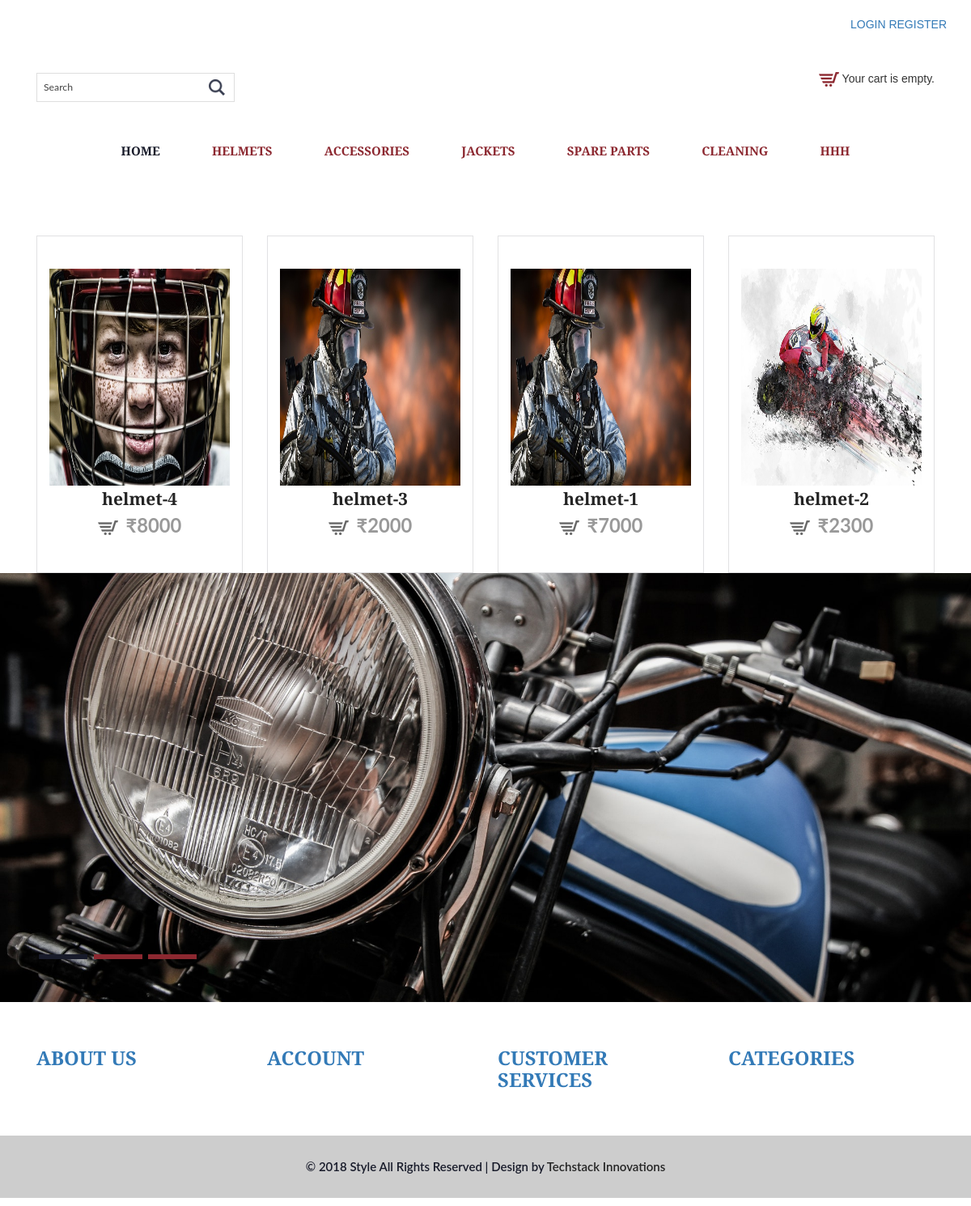
Screenshot of /category/3/ with the database file from the repository.
### ecom/models.py (models this page shows)
class Category(models.Model):
	Name=models.CharField(max_length=30)
	Description=models.TextField(max_length=50)
	def __str__(self):
		return self.Name

class Product(models.Model):
	Categories=models.ForeignKey(Category,on_delete=models.CASCADE)
	Name=models.CharField(max_length=20,blank=True )
	Image=models.FileField(upload_to='media/',null=True,blank=True)
	IDorSNO=models.IntegerField(default=0,null=True,blank=True)
	Description=models.TextField(max_length=50,null=True,blank=True)
	Price=models.IntegerField(default=0,null=True,blank=True)
	NumbersAvailable=models.IntegerField(default=0,null=True,blank=True)
	def __str__(self):
		return self.Name

### ecom/views.py (the view)
# urls.py: url(r'^category/(?P<pk>\d+)/', categoryview, name='category'),
def categoryview(request, pk):
    categories=Category.objects.all()
    category=Category.objects.get(pk=pk)
    products = Product.objects.filter(Categories = category)
    return render(request,'frontend/category.html', {'products':products, 'categories':categories})

### ecom/cart.py (called while the page is built)
    def __len__(self):
        return sum(item['quantity'] for item in self.cart.values())

### ecom/context_processor.py (called while the page is built)
def cart(request):
    return {'cart': Cart(request)}

### templates/frontend/category.html (shortened to what this page needs)
<!DOCTYPE html>
{% load static %}
<html>
<head>
<link href="{% static 'frontend/css/bootstrap.css' %}" rel="stylesheet"  type="text/css" media="all" />
<link href="{% static 'frontend/css/style.css' %}" rel="stylesheet" type="text/css" media="all" />
<link href="{% static 'frontend/css/memenu.css' %}" rel="stylesheet" type="text/css" media="all" />
</head>
<body>
	<div class="container">
		<div class="pull-right">
		{% if request.user.is_authenticated %}
			<p><a href="{% url 'auth_logout' %}" class="simpleCart_empty">LOGOUT</a></p>
        {% else %}
             <a class="active" href="{% url 'auth_login' %}">LOGIN</a>
             <a class="active" href="{% url 'registration_register' %}">REGISTER</a>
        {% endif %}
		</div>
	</div>
	<div class="top-header">
	<div class="container">
		<div class="top-header-main">
			<div class="col-md-4 top-header-left">
				<div class="search-bar">
				<form action="/search/" method="get">{% csrf_token %}
					<input type="text" name="q" value="Search" onfocus="this.value = '';" onblur="if (this.value == '') {this.value = 'Search';}">
					<input type="submit" value="">
					</form>
				</div>
			</div>
			<div class="col-md-4 top-header-middle">
			</div>
			<div class="col-md-4 top-header-right">
				<div class="cart box_1">
				{% if cart|length > 0 %}
						<a href="{% url 'cart_detail' %}">
						<h3>
							<div class="total">
							<span class="total">₹{{ cart.get_total_price }}</span>
							<span class="simpleCart">{{ cart|length }} items</span>
						</div>
							<img src="{% static 'frontend/images/cart-1.png' %}" alt="" />
						</a>
						<div class="clearfix"> </div>
						{% else %}
						<img src="{% static 'frontend/images/cart-2.png' %}" alt="" />
						Your cart is empty.
				{% endif %}
					</div>
			</div>
			<div class="clearfix"></div>
		</div>
	</div>
</div>
	<div class="header-bottom">
		<div class="container">
			<div class="top-nav">
				<ul class="memenu skyblue"><li class="active"><a href="/">Home</a></li>
				{% if categories %}
					{% for category in categories %}
					<li class="grid"><a href="{% url 'category' pk=category.pk %}">{{ category.Name }}</a></li>
					{% endfor %}
					{% endif %}
		</div>
	</div>
	<div class="shoes">
		<div class="container">
			<div class="product-one">
				{% if products %}
					{% for product in products %}
				<div class="col-md-3 product-left">
					<div class="p-one simpleCart_shelfItem">
							<a href="{% url 'product_detail' pk=product.pk %}">
								{% if product.Image %}
									<img src="{{ product.Image.url }}" alt="" height="268" width="223" />
								{% endif %}
							</a>
						<h4>{{ product.Name }} </h4>
						<p>
						<a class="item_add" href="{% url 'product_detail' pk=product.pk %}">
						<i></i>
						<span class=" item_price">₹{{ product.Price }}</span></a></p>
					</div>
					</div>
					{% endfor %}
				{% endif %}
				<div class="clearfix"> </div>
			</div>
		</div>
	</div>
	<div class="bnr" id="home">
		<div  id="top" class="callbacks_container">
			<ul class="rslides" id="slider4">
			    <li>
					<div class="banner-1"></div>
				</li>
			</ul>
		</div>
	</div>
	<div class="footer">
		<div class="container">
			<div class="footer-top">
				<div class="col-md-3 footer-left">
					<h3><a href="#ONPROCESSING">ABOUT US</a></h3>
				</div>
				<div class="col-md-3 footer-left">
					<h3><a href="#ONPROCESSING"> ACCOUNT</a></h3>
				</div>
				<div class="col-md-3 footer-left">
					<h3><a href="#ONPROCESSING">CUSTOMER SERVICES</a></h3>
				</div>
				<div class="col-md-3 footer-left">
					<h3><a href="#ONPROCESSING">CATEGORIES</a></h3>
				</div>
				<div class="clearfix"> </div>
			</div>
		</div>
	</div>
	<div class="footer-text">
		<div class="container">
			<div class="footer-main">
				<p class="footer-class">© 2018 Style All Rights Reserved | Design by  <a href="http://techstackinnovations.com/" target="_blank">Techstack Innovations</a> </p>
			</div>
		</div>
	</div>
</body>
</html>

### static/frontend/css/style.css (style rules this page uses)
body { background:#fff; font-family: 'Alegreya Sans SC', sans-serif; }
body a { transition: 0.5s all; -webkit-transition: 0.5s all; -o-transition: 0.5s all; -moz-transition: 0.5s all; -ms-transition: 0.5s all; }
.top-header { padding: 3em 0px 1.5em 0px; }
.search-bar input[type="text"] { width: 100%; padding: 8px 45px 8px 8px; border: 1px solid rgba(0, 0, 0, 0.13); background: none; outline: none; -webkit-appearance: none; color: rgba(0, 0, 0, 0.74); font-size: 0.875em; font-family: 'Lato', sans-serif; }
.search-bar input[type="submit"] { background: url(../images/search.png)no-repeat 0px 0px; outline: none; -webkit-appearance: none; border: 0; display: inline-block; vertical-align: -webkit-baseline-middle; position: absolute; width: 24px; height: 24px; top: 6px; left: 211px; }
.search-bar { position: relative; width: 70%; margin-top: 8px; }
.top-header-middle { text-align: center; }
.item_add { color: #fff; border:none; }
.box_1 { float: right; margin-top: 5px; }
.header-bottom { padding: 10px 0px; }
.banner-1 { background:url(../images/banner.jpg) no-repeat center; min-height:700px; background-size:cover; -webkit-background-size:cover; -moz-background-size:cover; -o-background-size:cover; -ms-background-size:cover; }
.callbacks_container { position: relative; float: left; width: 100%; }
.callbacks { position: relative; list-style: none; overflow: hidden; width: 100%; padding: 0; margin: 0; }
.callbacks li { position: absolute; width: 100%; left: 0; top: 0; }
.rslides { position: relative; list-style: none; overflow: hidden; width: 100%; padding: 0; margin: 0; }
.rslides li { -webkit-backface-visibility: hidden; position: absolute; display: none; width: 100%; left: 0; top: 0; }
.shoes { padding: 7em 0px 0px 0px; }
.footer { padding:5em 0px; }
.footer-left h3 { color: #242424; font-size: 1.7em; font-weight: 600; margin: 0; }
.footer-text { padding: 2em 0px; background: rgba(153, 153, 153, 0.49); }
.footer-main { text-align:center; }
.footer-main p { color: #181b2a; font-size: 15px; font-weight: 600; font-family: 'Lato', sans-serif; margin: 0; }
.footer-main p a { color: #242424; }
.p-one { border: 1px solid rgba(24, 27, 42, 0.13); padding: 40px 15px; }
.p-one img { -webkit-transition-duration: 0.5s; -moz-transition-duration: 0.5s; -o-transition-duration: 0.5s; width:100%; }
.product-left { position:relative; text-align:center; }
.product-one { margin-top: 4%; }
.product-one:nth-child(1) { margin-top:0; }
.p-one h4 { color: #242424; font-size: 21px; font-weight: 600; margin: 5px 0 0 0; }
.p-one p { font-size: 1.7em; color: #999; font-family: 'Lato', sans-serif; margin: 5px 0 0 0; font-weight: 700; display: inline-block; vertical-align: middle; }
.p-one p a { text-decoration: none; color: #999; }
.p-one p i { background: url(../images/cart.png) no-repeat; width: 25px; height: 18px; display: inline-block; margin-right: 4px; vertical-align: middle; }
@media (max-width:1440px) { .banner-1,.banner-2 ,.banner-3 { min-height: 650px; } }
@media (max-width:1366px) { .banner-1, .banner-2, .banner-3 { min-height: 530px; } }
@media (max-width:1280px) { .footer { padding: 4em 0px; } }
@media (max-width:1280px) { .shoes { padding: 6em 0px 0px 0px; } }

### static/frontend/css/memenu.css (style rules this page uses)
.memenu { margin:0;padding:0;width:100%;list-style:none;display:inline-block;position:relative;font-family:Calibri,Arial;font-size:15px }
.memenu li { display:inline-block; }
ul.memenu.skyblue { text-align: center; }
.memenu>li>a { font-family: 'Alegreya Sans SC', sans-serif;float:left;padding: 5px 30px 5px 30px;color:#555;font-weight:600;text-decoration:none;text-transform:uppercase;transition:color .4s ease-in-out;-moz-transition:color .4s ease-in-out;-webkit-transition:color .4s ease-in-out;-o-transition:color .4s ease-in-out }
.skyblue li>a,.skyblue>li.showhide span { color:#8c2830 }
.skyblue>li:hover>a,.skyblue>li.active>a,.skyblue .dropdown li:hover>a { color:#181b2a }

### rows the page displays
Category: Name "HELMETS"
Category: Name "ACCESSORIES"
Category: Name "JACKETS"
Category: Name "SPARE PARTS"
Category: Name "CLEANING"
Category: Name "HHH"
Product: Image (picture), Name "helmet-4", Price "8000"
Product: Image (picture), Name "helmet-3", Price "2000"
Product: Image (picture), Name "helmet-1", Price "7000"
Product: Image (picture), Name "helmet-2", Price "2300"
